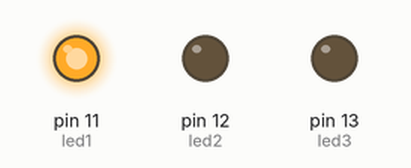
Bench run of a sketch on a simulated Arduino Uno, built with avr-gcc and run on an emulated ATmega328P. On the bench: output pins drawn as LEDs (lit = HIGH).

Above: at 0.02 s.
At 0.72 s:
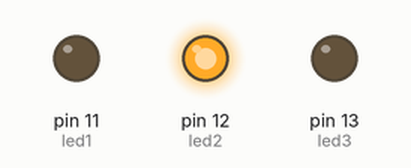
At 1.47 s:
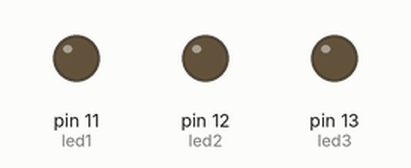
At 2.92 s:
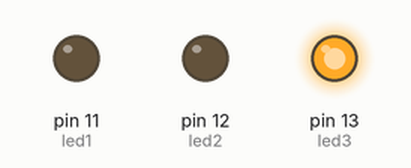
Timing chart, 0 to 3.2 s (numbered marks = the images above):
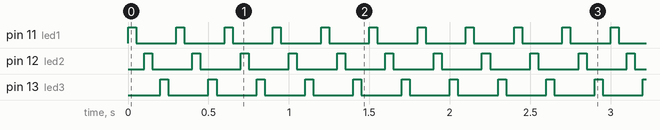

Measured:
- by itself, pin 11 (led1), pin 12 (led2), pin 13 (led3): alternates HIGH for 0.05 s and LOW for 0.25 s

The sketch:

leds.ino
```cpp
int led1 = 11; /*PROGRAMA QUE ACTIVA CADA 500ms LOS PINES 6, 16 Y 26*/
int led2 = 12; // Se definen nombre de las constantes
int led3 = 13;
//Configuracion de los pines.
void setup() {
 pinMode(led1, OUTPUT);
 pinMode(led2, OUTPUT);
 pinMode(led3, OUTPUT);
 digitalWrite(led1, LOW);
 digitalWrite(led2, LOW);
 digitalWrite(led3, LOW); }
void loop() {
 digitalWrite(led1, HIGH);
 delay(50);
 digitalWrite(led1, LOW);
 delay(50);
 digitalWrite(led2, HIGH);
 delay(50);
 digitalWrite(led2, LOW);
 delay(50);
 digitalWrite(led3, HIGH);
 delay(50);
 digitalWrite(led3,LOW);
 delay(50);
 }
```
